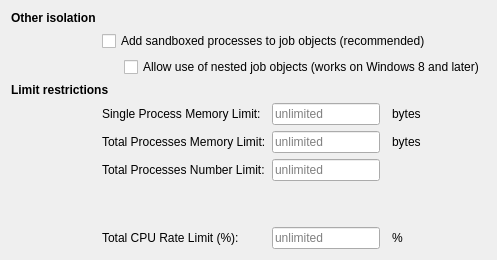
           <widget class="QWidget" name="tabJob">
            <attribute name="title">
             <string>Job Object</string>
            </attribute>
            <layout class="QGridLayout" name="gridLayout_51">
             <item row="0" column="0">
              <layout class="QGridLayout" name="gridLayout_50">
               <item row="7" column="0">
                <spacer name="verticalSpacer_45">
                 <property name="orientation">
                  <enum>Qt::Orientation::Vertical</enum>
                 </property>
                 <property name="sizeHint" stdset="0">
                  <size>
                   <width>20</width>
                   <height>40</height>
                  </size>
                 </property>
                </spacer>
               </item>
               <item row="3" column="0" colspan="2">
                <widget class="QLabel" name="lblLimit">
                 <property name="font">
                  <font>
                   <bold>true</bold>
                   <kerning>true</kerning>
                  </font>
                 </property>
                 <property name="toolTip">
                  <string>Protect the system from sandboxed processes</string>
                 </property>
                 <property name="text">
                  <string>Limit restrictions</string>
                 </property>
                </widget>
               </item>
               <item row="5" column="3">
                <widget class="QLineEdit" name="txtTotalMemory">
                 <property name="maximumSize">
                  <size>
                   <width>125</width>
                   <height>16777215</height>
                  </size>
                 </property>
                 <property name="toolTip">
                  <string>Leave it blank to disable the setting</string>
                 </property>
                 <property name="placeholderText">
                  <string>unlimited</string>
                 </property>
                </widget>
               </item>
               <item row="2" column="1">
                <widget class="QLabel" name="label_63">
                 <property name="sizePolicy">
                  <sizepolicy hsizetype="Fixed" vsizetype="Fixed">
                   <horstretch>0</horstretch>
                   <verstretch>0</verstretch>
                  </sizepolicy>
                 </property>
                 <property name="minimumSize">
                  <size>
                   <width>16</width>
                   <height>0</height>
                  </size>
                 </property>
                 <property name="text">
                  <string/>
                 </property>
                </widget>
               </item>
               <item row="6" column="1" colspan="2">
                <widget class="QLabel" name="label_86">
                 <property name="text">
                  <string>Total Processes Number Limit:</string>
                 </property>
                 <property name="buddy">
                  <cstring>txtTotalNumber</cstring>
                 </property>
                </widget>
               </item>
               <item row="6" column="3">
                <widget class="QLineEdit" name="txtTotalNumber">
                 <property name="maximumSize">
                  <size>
                   <width>125</width>
                   <height>16777215</height>
                  </size>
                 </property>
                 <property name="toolTip">
                  <string>Leave it blank to disable the setting</string>
                 </property>
                 <property name="placeholderText">
                  <string>unlimited</string>
                 </property>
                </widget>
               </item>
               <item row="8" column="1" colspan="2">
                <widget class="QLabel" name="label_cpu_limit">
                 <property name="text">
                  <string>Total CPU Rate Limit (%):</string>
                 </property>
                 <property name="buddy">
                  <cstring>txtCpuRateLimit</cstring>
                 </property>
                </widget>
               </item>
               <item row="8" column="3">
                <widget class="QLineEdit" name="txtCpuRateLimit">
                 <property name="maximumSize">
                  <size>
                   <width>125</width>
                   <height>16777215</height>
                  </size>
                 </property>
                 <property name="toolTip">
                  <string>Leave it blank to disable the setting (1-100)</string>
                 </property>
                 <property name="placeholderText">
                  <string>unlimited</string>
                 </property>
                </widget>
               </item>
               <item row="8" column="5">
                <widget class="QLabel" name="lblCpuRateLimit">
                 <property name="text">
                  <string>%</string>
                 </property>
                </widget>
               </item>
               <item row="2" column="2" colspan="4">
                <widget class="QCheckBox" name="chkNestedJobs">
                 <property name="text">
                  <string>Allow use of nested job objects (works on Windows 8 and later)</string>
                 </property>
                </widget>
               </item>
               <item row="1" column="1" colspan="5">
                <widget class="QCheckBox" name="chkAddToJob">
                 <property name="text">
                  <string>Add sandboxed processes to job objects (recommended)</string>
                 </property>
                </widget>
               </item>
               <item row="0" column="0">
                <widget class="QLabel" name="lblJob">
                 <property name="font">
                  <font>
                   <bold>true</bold>
                   <kerning>true</kerning>
                  </font>
                 </property>
                 <property name="toolTip">
                  <string>Protect the sandbox integrity itself</string>
                 </property>
                 <property name="text">
                  <string>Other isolation</string>
                 </property>
                </widget>
               </item>
               <item row="4" column="1" colspan="2">
                <widget class="QLabel" name="label_53">
                 <property name="text">
                  <string>Single Process Memory Limit:</string>
                 </property>
                 <property name="buddy">
                  <cstring>txtSingleMemory</cstring>
                 </property>
                </widget>
               </item>
               <item row="7" column="5">
                <spacer name="horizontalSpacer_23">
                 <property name="orientation">
                  <enum>Qt::Orientation::Horizontal</enum>
                 </property>
                 <property name="sizeHint" stdset="0">
                  <size>
                   <width>40</width>
                   <height>20</height>
                  </size>
                 </property>
                </spacer>
               </item>
               <item row="5" column="5">
                <widget class="QLabel" name="lblTotalMemory">
                 <property name="text">
                  <string>bytes</string>
                 </property>
                </widget>
               </item>
               <item row="4" column="3">
                <widget class="QLineEdit" name="txtSingleMemory">
                 <property name="maximumSize">
                  <size>
                   <width>125</width>
                   <height>16777215</height>
                  </size>
                 </property>
                 <property name="toolTip">
                  <string>Leave it blank to disable the setting</string>
                 </property>
                 <property name="placeholderText">
                  <string>unlimited</string>
                 </property>
                </widget>
               </item>
               <item row="5" column="1" colspan="2">
                <widget class="QLabel" name="label_56">
                 <property name="text">
                  <string>Total Processes Memory Limit:</string>
                 </property>
                 <property name="buddy">
                  <cstring>txtTotalMemory</cstring>
                 </property>
                </widget>
               </item>
               <item row="4" column="5">
                <widget class="QLabel" name="lblSingleMemory">
                 <property name="text">
                  <string>bytes</string>
                 </property>
                </widget>
               </item>
               <item row="6" column="5">
                <widget class="QLabel" name="lblTotalNumber">
                 <property name="text">
                  <string/>
                 </property>
                </widget>
               </item>
              </layout>
             </item>
            </layout>
           </widget>
